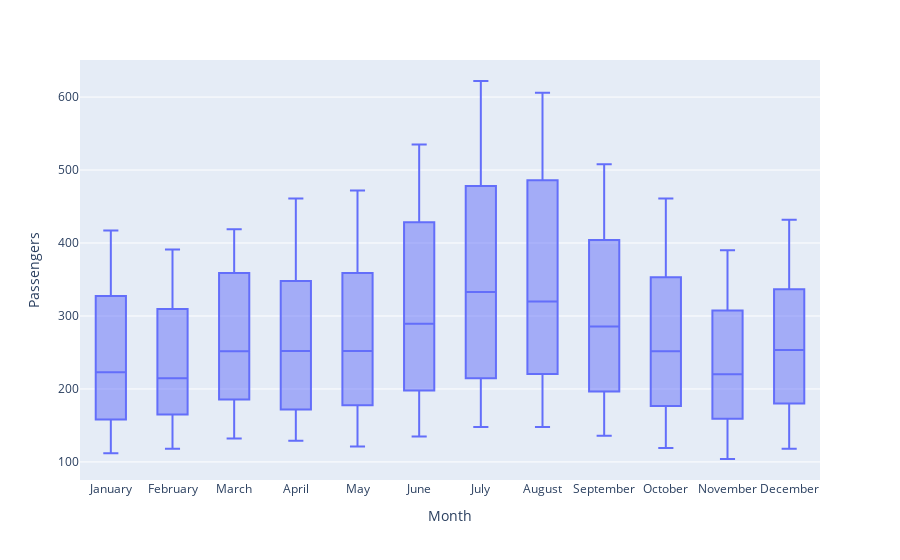

Notebook source saved alongside this figure:
### Markdown cell above
En esta gráfica ves el porcentaje de crecimiento con respecto al año anterior. En el 1954 y 1958 ves que hay una caída del crecimiento con respecto a otros años.

### Code cell
# Agrupa por mes para ver la dispersión de los datos
# Creamos una variable categórica con los meses
mes_order = ['January', 'February', 'March', 'April', 'May', 'June', 'July', 'August', 'September', 'October','November','December']
pass_df['month_name'] = pd.Categorical(pass_df['month_name'] , categories=mes_order, ordered=True)

# Plot
fig = px.box(pass_df, x='month_name', y='Passengers', labels={'month_name': 'Month', 'Passengers': 'Passengers'})
fig.show()

### Figure 1 — Plotly figure (JSON) as saved in the notebook; plotly's stock layout.template omitted (floating-point values rounded to 4 significant figures; data arrays with more than 128 entries replaced by an {"elided": "..."} marker saying what was removed)
{"data": [{"alignmentgroup": "True", "hovertemplate": "Month=%{x}<br>Passengers=%{y}<extra></extra>", "legendgroup": "", "marker": {"color": "#636efa"}, "name": "", "notched": false, "offsetgroup": "", "orientation": "v", "showlegend": false, "type": "box", "x": {"elided": "144 str values"}, "x0": " ", "xaxis": "x", "y": {"elided": "144 int values"}, "y0": " ", "yaxis": "y"}], "layout": {"boxmode": "group", "legend": {"tracegroupgap": 0}, "margin": {"t": 60}, "xaxis": {"anchor": "y", "domain": [0, 1], "title": {"text": "Month"}}, "yaxis": {"anchor": "x", "domain": [0, 1], "title": {"text": "Passengers"}}}}
